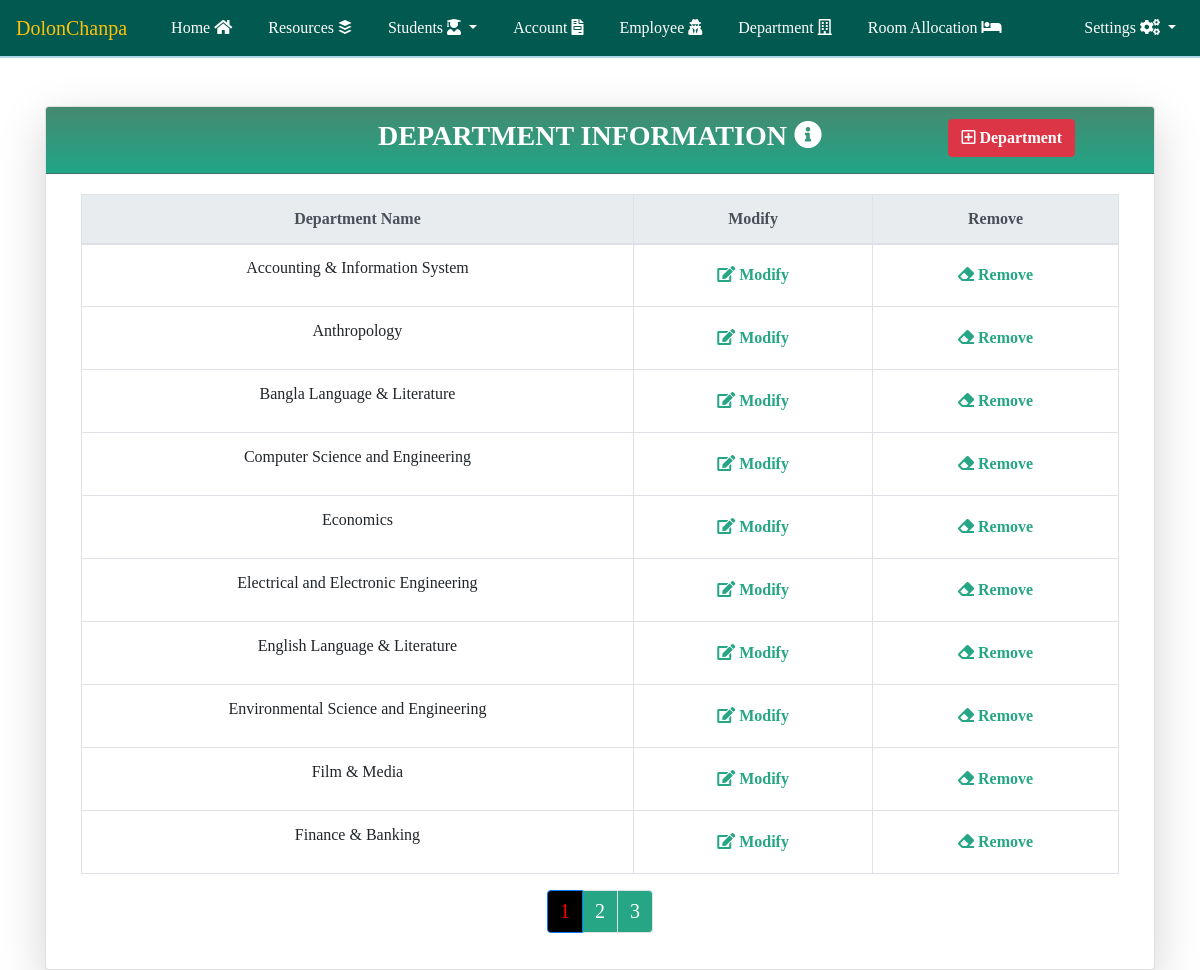
Page /view_department_information.php (signed in) on the committed database.
### tables this page shows
CREATE TABLE `department_information` (
  `id` int(11) NOT NULL,
  `department_name` varchar(255) NOT NULL
);

### view_department_information.php (the view, shortened to what this page needs)
<?php include('header.php') ?>
<?php include('pagination.php')?>
<?php
function display_content($run,$offset, $total)
{
    include('database_connection.php');
    $select_from_department = "SELECT * FROM `department_information` ORDER BY `department_name` ASC LIMIT $offset, $total";
    $run_select_from_department = mysqli_query($conn, $select_from_department);
    ?>
    <table class = "table table-bordered table-hover text-center">
        <tr>
            <thead class ="thead-light">
                <th>Department Name</th>
                <th>Modify</th>
                <th>Remove</th>
            </thead>
        </tr>
        <?php
        while($row = mysqli_fetch_assoc($run_select_from_department))
        {
            ?>
            <tr>
                <td><?php echo $row['department_name'];?></td>
                <td>
                    <a class = "btn btn_color" href="update_department_information.php?id=<?php echo $row['id']?>"><b><span><i class="fas fa-edit"></i></span> Modify</b></a>
                </td>
                <td>
                    <button class = "btn btn_color" onclick = "deleteConfirmation(<?php echo $row['id'];?>)"><b><span><i class="fas fa-eraser"></i></span> Remove</b></button>
                </td>
            </tr>
            <?php
        }
        ?>
    </table>
    <?php
}
?>
<div class="container">
    <div class="row justify-content-center mt-5">
        <div class="col-lg-12 col-12">
            <div class="card shadow-lg">
                <div class="card-header">
                    <div class="row">
                        <div class="col-lg-3 col-md-3 col-12"></div>
                        <div class="col-lg-6 col-md-6 col-12">
                            <h3 class ="text-center card_header_color text-uppercase">Department Information <span><i class="fas fa-info-circle"></i></span></h3>
                        </div>
                        <div class="col-lg-3 col-md-3 col-12 text-center">
                            <a class = "btn btn-danger" href="add_department.php"><b><span><i class="far fa-plus-square"></i></span> Department</b></a>
                        </div>
                    </div>
                </div>
                <div class="card-body">
                    <div class="col-lg-12 col-12">
                        <?php
                        $run = 0;
                        $page_name = 'view_department_information';
                        pagination($run,$page_name);
                        ?>
                    </div>
                </div>
            </div>
        </div>
    </div>
</div>
<?php include('footer.php') ?>

### css/style.css (style rules this page uses)
body { font-family: 'sans-serif'; }
.shadow-lg { box-shadow: 0 1rem 3rem rgba(0,0,0,.175); }
.card-header { padding: .75rem 1.25rem; margin-bottom: 0; background-image: linear-gradient(#45896F, #21A688); border-bottom: 1px solid rgba(0,0,0,.125); }
.card_header_color { color: white; font-weight: bold; }
.btn_color { color:#26A685; transition: color 1000ms ease, background-color 500ms ease; }

### rows in the picture
department_information: department_name "Accounting & Information System"
department_information: department_name "Anthropology"
department_information: department_name "Bangla Language & Literature"
department_information: department_name "Computer Science and Engineering"
department_information: department_name "Economics"
department_information: department_name "Electrical and Electronic Engineering"
department_information: department_name "English Language & Literature"
department_information: department_name "Environmental Science and Engineering"
department_information: department_name "Film & Media"
department_information: department_name "Finance & Banking"
